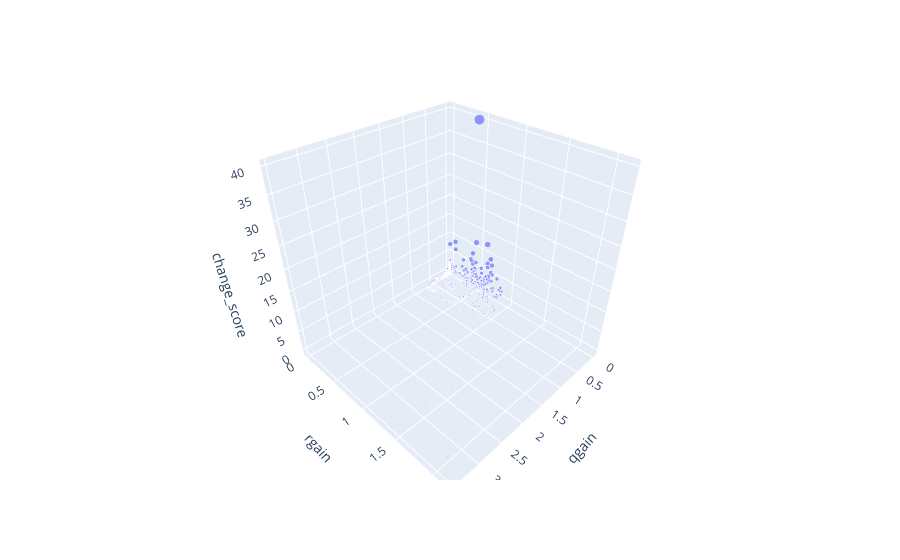

Here is the notebook cell this chart was saved with:
### Code cell
fig = px.scatter_3d(df, x='qgain', y='rgain', z='change_score', size = abs(df['change_score']), size_max = 10)
fig.show()

### Figure 1 — Plotly figure (JSON) as saved in the notebook; plotly's stock layout.template omitted (floating-point values rounded to 4 significant figures; data arrays with more than 128 entries replaced by an {"elided": "..."} marker saying what was removed)
{"data": [{"hovertemplate": "qgain=%{x}<br>rgain=%{y}<br>change_score=%{z}<br>size=%{marker.size}<extra></extra>", "legendgroup": "", "marker": {"color": "#636efa", "size": {"elided": "2330 float values"}, "sizemode": "area", "sizeref": 0.3989, "symbol": "circle"}, "mode": "markers", "name": "", "scene": "scene", "showlegend": false, "type": "scatter3d", "x": {"elided": "2330 float values"}, "y": {"elided": "2330 float values"}, "z": {"elided": "2330 float values"}}], "layout": {"legend": {"itemsizing": "constant", "tracegroupgap": 0}, "margin": {"t": 60}, "scene": {"domain": {"x": [0, 1], "y": [0, 1]}, "xaxis": {"title": {"text": "qgain"}}, "yaxis": {"title": {"text": "rgain"}}, "zaxis": {"title": {"text": "change_score"}}}}}
